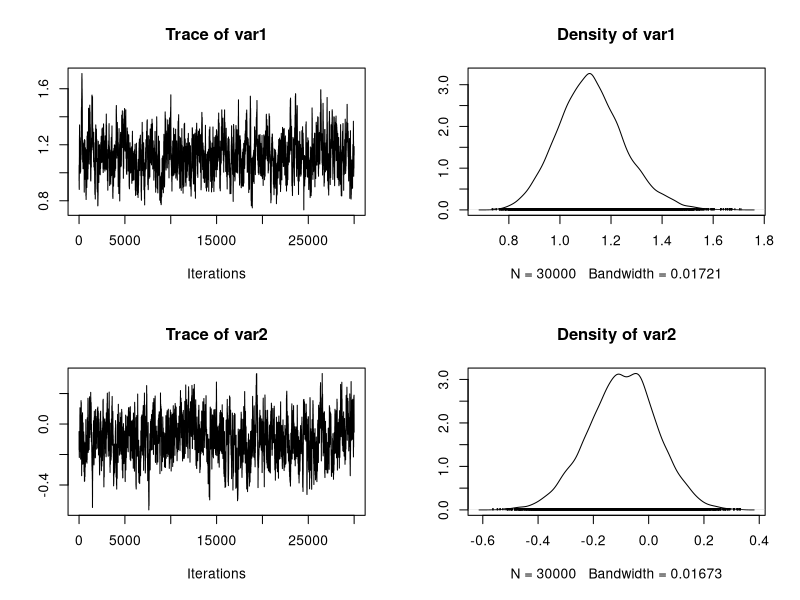
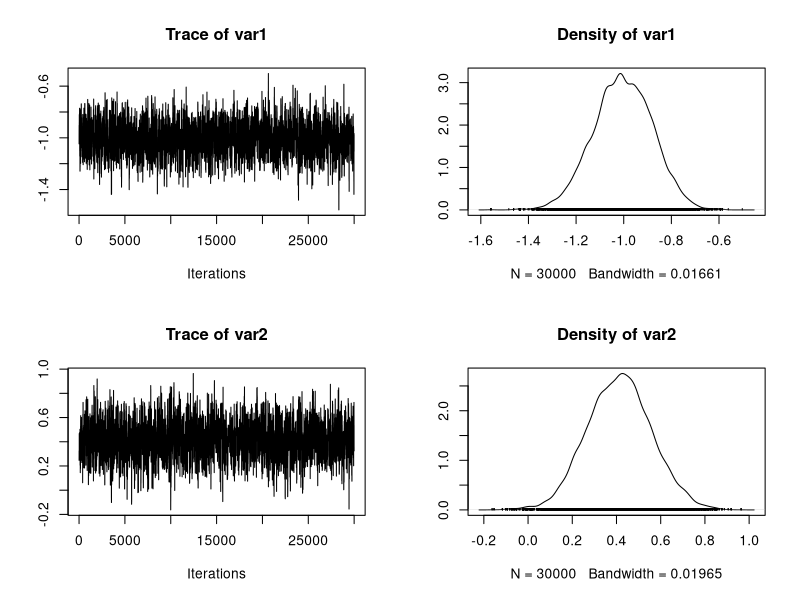
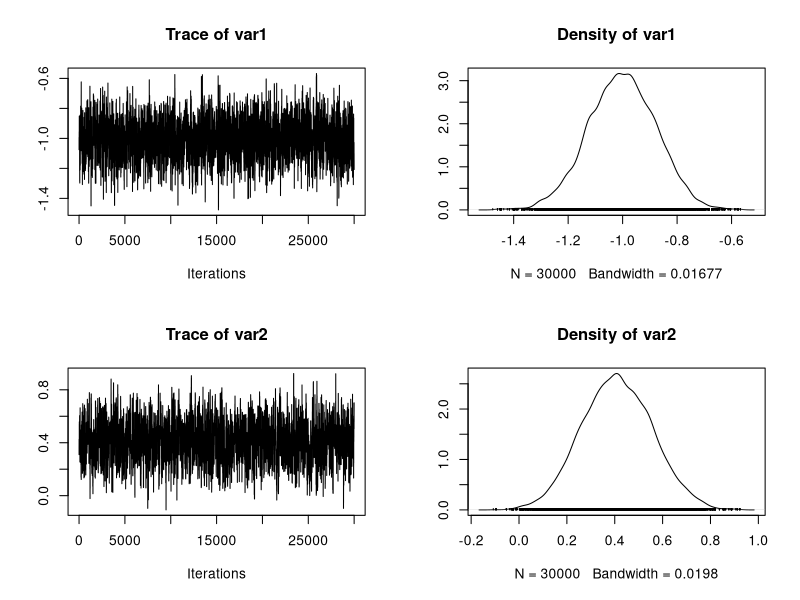
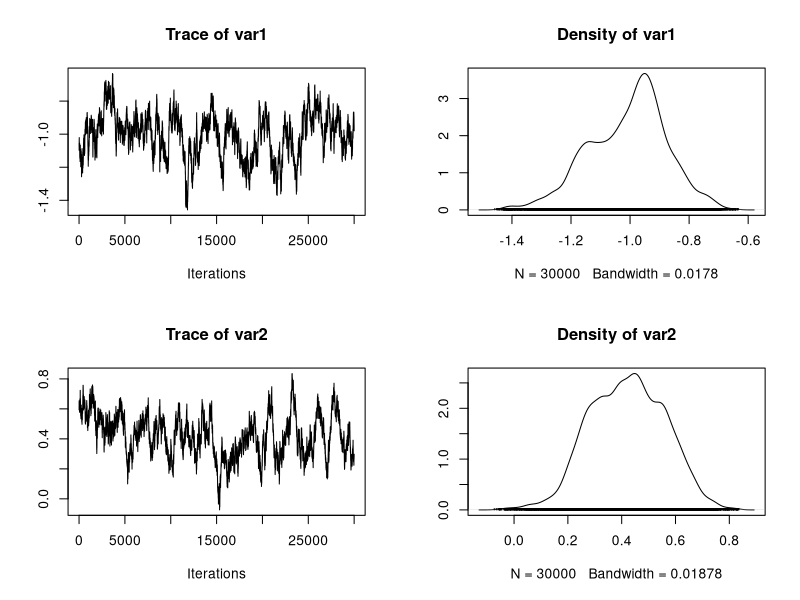
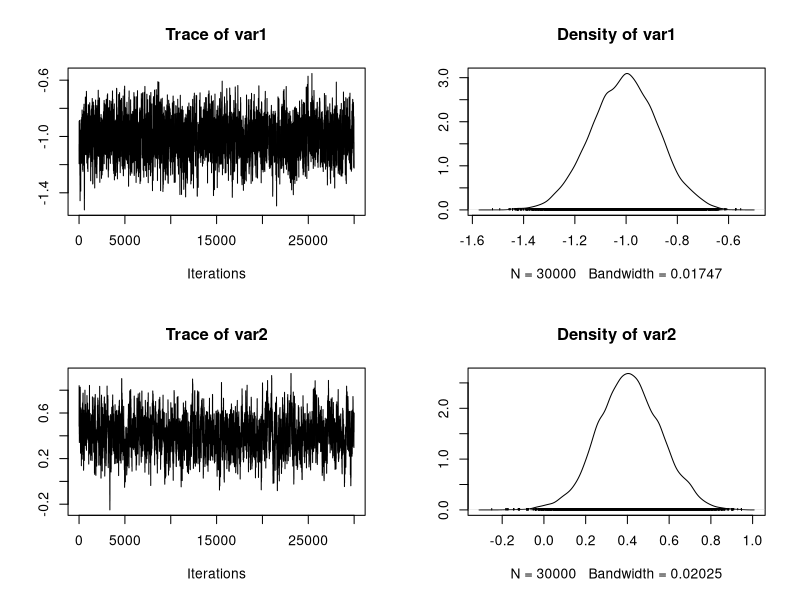

Source code (R) for these figures, in order:
## ---- chunk 1
knitr::opts_chunk$set(echo = T, eval = T, message = F, warning = F, error = F, comment = NA, cache = F, include = T, R.options = list(width = 100), collapse = T, dpi = 200, fig.align = "center", fig.height = 6, fig.width = 8)
## ---- chunk 2
Pima <- rbind(MASS::Pima.tr, MASS::Pima.te)
## ---- chunk 3
y <- as.numeric(Pima$type == "Yes") # Binary outcome
X <- model.matrix(type ~ . - 1, data = Pima) # Design matrix
X <- cbind(1, scale(X)) # Standardize the design matrix, add the intercept
## ---- chunk 4
# Probit model
fit_probit <- glm(type ~ X - 1, family = binomial(link = "probit"), data = Pima)
# Logit model
fit_logit <- glm(type ~ X - 1, family = binomial(link = "logit"), data = Pima)
## ---- chunk 5
# Loglikelihood of a logistic regression model
loglik <- function(beta, y, X) {
  eta <- c(X %*% beta)
  sum(y * eta - log(1 + exp(eta)))
}

# Logposterior
logpost <- function(beta, y, X) {
  loglik(beta, y, X) + sum(dnorm(beta, 0, 10, log = T))
}
## ---- chunk 6
# R represent the number of samples
# burn_in is the number of discarded samples
# S is the covariance matrix of the multivariate Gaussian proposal
RMH <- function(R, burn_in, y, X, S) {
  p <- ncol(X)
  out <- matrix(0, R, p) # Initialize an empty matrix to store the values
  beta <- rep(0, p) # Initial values
  logp <- logpost(beta, y, X)

  # Eigen-decomposition
  eig <- eigen(S, symmetric = TRUE)
  A1 <- t(eig$vectors) * sqrt(eig$values)

  # Starting the Gibbs sampling
  for (r in 1:(burn_in + R)) {
    beta_new <- beta + c(matrix(rnorm(p), 1, p) %*% A1)
    logp_new <- logpost(beta_new, y, X)
    alpha <- min(1, exp(logp_new - logp))
    if (runif(1) < alpha) {
      logp <- logp_new
      beta <- beta_new # Accept the value
    }
    # Store the values after the burn-in period
    if (r > burn_in) {
      out[r - burn_in, ] <- beta
    }
  }
  out
}
## ---- chunk 7
library(coda)
R <- 30000 # Number of retained samples
burn_in <- 30000 # Burn-in period

# Summary table
summary_tab <- matrix(0, nrow = 5, ncol = 4)
colnames(summary_tab) <- c("Seconds", "Average ESS", "Average ESS per sec", "Average acceptance rate")
rownames(summary_tab) <- c("Vanilla MH", "Laplace MH", "Adaptive MH", "Metropolis within Gibbs", "Adaptive Metropolis within Gibbs")
## ---- chunk 8
set.seed(123)

# Covariance matrix of the proposal
S <- diag(1e-3, ncol(X))

# Running the MCMC
start.time <- Sys.time()
fit_MCMC <- as.mcmc(RMH(R, burn_in, y, X, S)) # Convert the matrix into a "coda" object
end.time <- Sys.time()
time_in_sec <- as.numeric(end.time - start.time)

# Diagnostic
summary(effectiveSize(fit_MCMC)) # Effective sample size
summary(R / effectiveSize(fit_MCMC)) # Integrated autocorrelation time
summary(1 - rejectionRate(fit_MCMC)) # Acceptance rate

# Summary statistics
summary_tab[1, ] <- c(
  time_in_sec, mean(effectiveSize(fit_MCMC)),
  mean(effectiveSize(fit_MCMC)) / time_in_sec,
  1 - mean(rejectionRate(fit_MCMC))
)

# Traceplot of a couple of parameters
plot(fit_MCMC[, 3:4])
## ---- chunk 9
set.seed(123)

# Running the MCMC
start.time <- Sys.time()

# Covariance matrix is selected via laplace approximation
fit_logit <- glm(type ~ X - 1, family = binomial(link = "logit"), data = Pima)
p <- ncol(X)
S <- 2.38^2 * vcov(fit_logit) / p
# MCMC
fit_MCMC <- as.mcmc(RMH(R, burn_in, y, X, S)) # Convert the matrix into a "coda" object
end.time <- Sys.time()

time_in_sec <- as.numeric(end.time - start.time)

# Diagnostic
summary(effectiveSize(fit_MCMC)) # Effective sample size
summary(R / effectiveSize(fit_MCMC)) # Integrated autocorrelation time
summary(1 - rejectionRate(fit_MCMC)) # Acceptance rate

# Summary statistics
summary_tab[2, ] <- c(
  time_in_sec, mean(effectiveSize(fit_MCMC)),
  mean(effectiveSize(fit_MCMC)) / time_in_sec,
  1 - mean(rejectionRate(fit_MCMC))
)

# Traceplot of the intercept
plot(fit_MCMC[, 1:2])
## ---- chunk 10
# R represent the number of samples
# burn_in is the number of discarded samples
# S is the covariance matrix of the multivariate Gaussian proposal
RMH_Adaptive <- function(R, burn_in, y, X) {
  p <- ncol(X)
  out <- matrix(0, R, p) # Initialize an empty matrix to store the values
  beta <- rep(0, p) # Initial values
  logp <- logpost(beta, y, X)
  epsilon <- 1e-6 # Inital value for the covariance matrix

  # Initial matrix S
  S <- diag(epsilon, p)
  Sigma_r <- diag(0, p)
  mu_r <- beta

  for (r in 1:(burn_in + R)) {

    # Updating the covariance matrix
    if(r > 1){
      Sigma_r <- (r - 2) / (r - 1) * Sigma_r + tcrossprod(beta - mu_r) / r
      mu_r <- (r - 1) / r * mu_r + beta / r
      S <- 2.38^2 * Sigma_r / p + diag(epsilon, p)
    }

    # Eigen-decomposition
    eig <- eigen(S, symmetric = TRUE)
    A1 <- t(eig$vectors) * sqrt(eig$values)

    beta_new <- beta + c(matrix(rnorm(p), 1, p) %*% A1)
    logp_new <- logpost(beta_new, y, X)
    alpha <- min(1, exp(logp_new - logp))
    if (runif(1) < alpha) {
      logp <- logp_new
      beta <- beta_new # Accept the value
    }

    # Store the values after the burn-in period
    if (r > burn_in) {
      out[r - burn_in, ] <- beta
    }
  }
  out
}
## ---- chunk 11
set.seed(123)

# Running the MCMC
start.time <- Sys.time()
fit_MCMC <- as.mcmc(RMH_Adaptive(R = R, burn_in = burn_in, y, X))
end.time <- Sys.time()

time_in_sec <- as.numeric(end.time - start.time)

# Diagnostic
summary(effectiveSize(fit_MCMC)) # Effective sample size
summary(R / effectiveSize(fit_MCMC)) # Integrated autocorrelation time
summary(1 - rejectionRate(fit_MCMC)) # Acceptance rate

# Summary statistics
summary_tab[3, ] <- c(
  time_in_sec, mean(effectiveSize(fit_MCMC)),
  mean(effectiveSize(fit_MCMC)) / time_in_sec,
  1 - mean(rejectionRate(fit_MCMC))
)

# Traceplot of the intercept
plot(fit_MCMC[, 1:2])
## ---- chunk 12
RMH_Gibbs <- function(R, burn_in, y, X, se) {
  p <- ncol(X)
  out <- matrix(0, R, p) # Initialize an empty matrix to store the values
  beta <- beta_new <- rep(0, p) # Initial values
  logp <- logpost(beta, y, X)

  for (r in 1:(burn_in + R)) {
    for (j in 1:p) {
      beta_new[j] <- beta[j] + rnorm(1, 0, se[j])
      logp_new <- logpost(beta_new, y, X)
      alpha <- min(1, exp(logp_new - logp))
      if (runif(1) < alpha) {
        logp <- logp_new
        beta[j] <- beta_new[j] # Accept the value
      }
    }

    # Store the values after the burn-in period
    if (r > burn_in) {
      out[r - burn_in, ] <- beta
    }
  }
  out
}
## ---- chunk 13
p <- ncol(X)
se <- sqrt(rep(1e-4, p))

set.seed(123)
# Running the MCMC
start.time <- Sys.time()
fit_MCMC <- as.mcmc(RMH_Gibbs(R = R, burn_in = burn_in, y, X, se)) # Convert the matrix into a "coda" object
end.time <- Sys.time()

time_in_sec <- as.numeric(end.time - start.time)

# Diagnostic
summary(effectiveSize(fit_MCMC)) # Effective sample size
summary(R / effectiveSize(fit_MCMC)) # Integrated autocorrelation time
summary(1 - rejectionRate(fit_MCMC)) # Acceptance rate

# Summary statistics
summary_tab[4, ] <- c(
  time_in_sec, mean(effectiveSize(fit_MCMC)),
  mean(effectiveSize(fit_MCMC)) / time_in_sec,
  1 - mean(rejectionRate(fit_MCMC))
)

# Traceplot of the intercept
plot(fit_MCMC[, 1:2])
## ---- chunk 14
RMH_Gibbs_Adaptive <- function(R, burn_in, y, X, target = 0.44) {
  
  p <- ncol(X)
  out <- matrix(0, R, p) # Initialize an empty matrix to store the values
  beta <- beta_new <- rep(0, p) # Initial values
  logp <- logpost(beta, y, X)

  epsilon <- rep(0, p) # Initial value
  accepted <- numeric(p) # Vector of accepted values
  batch <- 1

  for (r in 1:(burn_in + R)) {

    # Do we need to update the parameters?
    if (batch == 50) {
      for (j in 1:p) {
        # Adapting the standard errors
        if ((accepted[j] / 50) > target) {
          epsilon[j] <- epsilon[j] + min(0.01, sqrt(1 / r))
        } else {
          epsilon[j] <- epsilon[j] - min(0.01, sqrt(1 / r))
        }
      }
      # Restart the cycle - Erase everything
      accepted <- numeric(p) # Vector of accepted values
      batch <- 0
    }

    # Increment the batch
    batch <- batch + 1

    for (j in 1:p) {
      beta_new[j] <- beta[j] + rnorm(1, 0, exp(epsilon[j]))
      logp_new <- logpost(beta_new, y, X)
      alpha <- min(1, exp(logp_new - logp))
      if (runif(1) < alpha) {
        logp <- logp_new
        beta[j] <- beta_new[j] # Accept the value
        accepted[j] <- accepted[j] + 1
      }
    }

    # Store the values after the burn-in period
    if (r > burn_in) {
      out[r - burn_in, ] <- beta
    }
  }
  out
}
## ---- chunk 15
set.seed(123)
# Running the MCMC
start.time <- Sys.time()
fit_MCMC <- as.mcmc(RMH_Gibbs_Adaptive(R = R, burn_in = burn_in, y, X)) # Convert the matrix into a "coda" object
end.time <- Sys.time()

# Diagnostic
summary(effectiveSize(fit_MCMC)) # Effective sample size
summary(R / effectiveSize(fit_MCMC)) # Integrated autocorrelation time
summary(1 - rejectionRate(fit_MCMC)) # Acceptance rate

# Summary statistics
summary_tab[5, ] <- c(
  time_in_sec, mean(effectiveSize(fit_MCMC)),
  mean(effectiveSize(fit_MCMC)) / time_in_sec,
  1 - mean(rejectionRate(fit_MCMC))
)

# Traceplot of the intercept
plot(fit_MCMC[, 1:2])
## ---- chunk 16
knitr::kable(summary_tab, digits=2)
